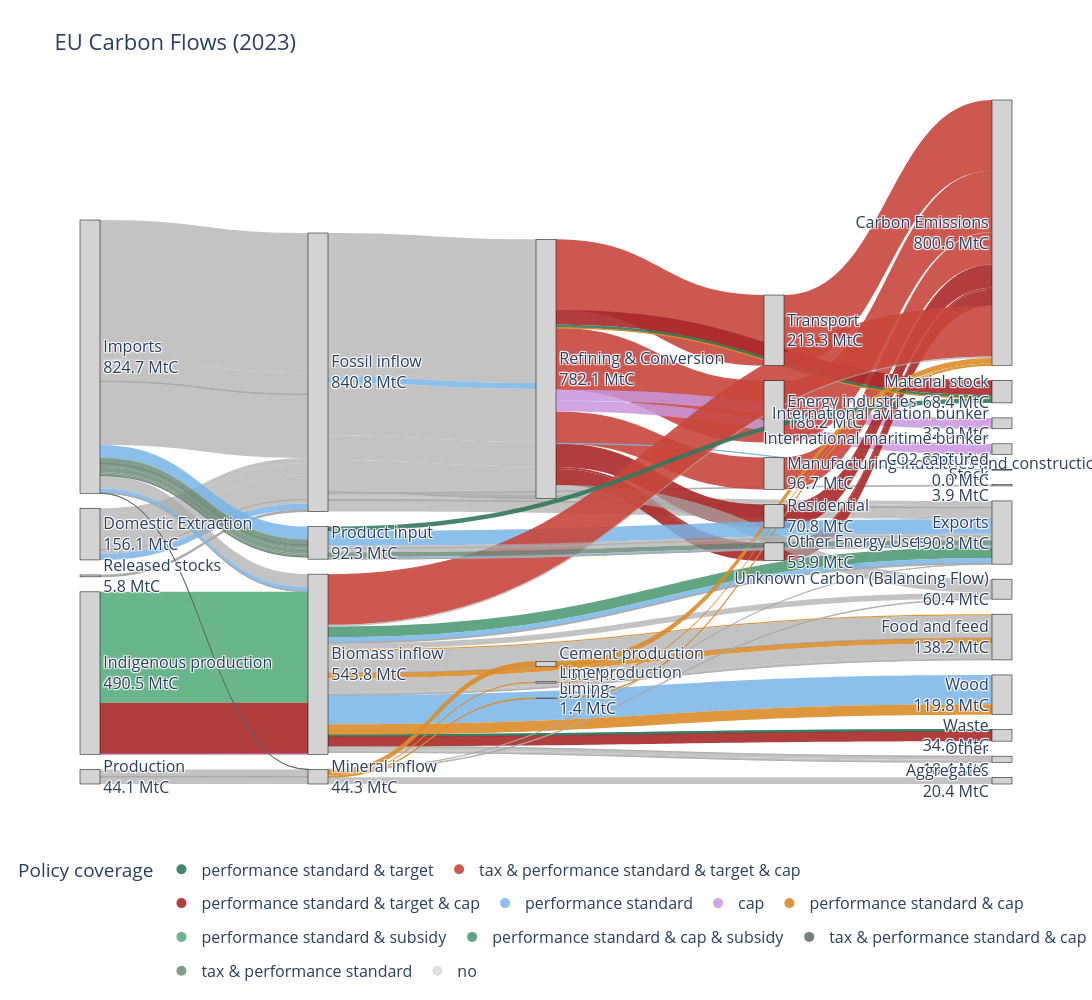

The notebook cell saved with this chart:
### Code cell
# Load the CSV
df_combined = pd.read_csv("/Users/charlottewestenberg/Thesis/00data/from_excel/total sankey - policy cov.csv")

# create unique node list
all_nodes = pd.concat([df_combined["Source"], df_combined["Target"]]).unique()
node_dict = {node: i for i, node in enumerate(all_nodes)}

# map to numeric IDs
df_combined["source_id"] = df_combined["Source"].map(node_dict)
df_combined["target_id"] = df_combined["Target"].map(node_dict)

policy_type = {
    "performance standard & target":            "rgba(50, 120, 95, 0.9)",     # dark green (anchor)
    "tax & performance standard & target & cap": "rgba(200, 70, 60, 0.9)",   # dark warm red
    "performance standard & target & cap":      "rgba(170, 40, 40, 0.9)",     # darkest red
    "performance standard":                     "rgba(120, 180, 230, 0.85)",  # light blue (clearly lighter)
    "cap":                                      "rgba(200, 150, 220, 0.85)",  # light purple
    "performance standard & cap":               "rgba(220, 140, 40, 0.9)",    # strong orange (mid tone)
    "performance standard & subsidy":           "rgba(80, 170, 120, 0.85)",   # mid green (lighter than anchor)
    "performance standard & cap & subsidy":     "rgba(70, 150, 110, 0.85)",   # slightly darker than above
    "tax & performance standard & cap":         "rgba(90, 110, 100, 0.85)",   # muted darker grey-green (distinct!)
    "tax & performance standard":               "rgba(110, 140, 120, 0.85)",  # lighter grey-green
    "no": "rgba(200, 200, 200, 0.6)",   # light grey (clearly lowest)
}

df_combined["color"] = df_combined["policy_type"].map(policy_type).fillna("rgba(170, 170, 170, 0.7)")

#calculate outflows per source and target nodes
source_totals = df_combined.groupby("Source")["Value_tC"].sum()
node_inflow = df_combined.groupby("Target")["Value_tC"].sum()

labels_with_values = []
for node in all_nodes:
    inflow = node_inflow.get(node, 0)
    outflow = source_totals.get(node, 0)
    # choose what to display
    value = inflow if inflow > 0 else outflow
    if value > 0:
        labels_with_values.append(f"{node}<br>{value/1e6:.1f} MtC")
    else:
        labels_with_values.append(node)

fig = go.Figure(data=[go.Sankey(
    
    node=dict(
        pad=15,
        thickness=20,
        line=dict(color="black", width=0.5),
        label=labels_with_values,
        color="lightgrey"
    ),

    link=dict(
        source=df_combined["source_id"],
        target=df_combined["target_id"],
        value=df_combined["Value_tC"],
        color=df_combined["color"]
    )
)])

for policy, color in policy_type.items():
    fig.add_trace(go.Scatter(
        x=[None],
        y=[None],
        mode='markers',
        marker=dict(size=10, color=color),
        legendgroup=policy,
        showlegend=True,
        name=policy
    ))

fig.update_layout(
    title_text="EU Carbon Flows (2023)",
    font_size=16,
    width=1600,
    height=1000,
    showlegend=True,
    legend=dict(
        title="Policy coverage",
        orientation="h",
        y=-0.1
    ),
    xaxis=dict(visible=False),
    yaxis=dict(visible=False),
    plot_bgcolor="white",
    paper_bgcolor="white"
)

fig.show()

### Figure 1 — Plotly figure (JSON) as saved in the notebook; plotly's stock layout.template omitted (floating-point values rounded to 4 significant figures)
{"data": [{"link": {"color": ["rgba(170, 170, 170, 0.7)", "rgba(170, 170, 170, 0.7)", "rgba(170, 170, 170, 0.7)", "rgba(170, 170, 170, 0.7)", "rgba(170, 170, 170, 0.7)", "rgba(170, 170, 170, 0.7)", "rgba(170, 170, 170, 0.7)", "rgba(170, 170, 170, 0.7)", "rgba(170, 170, 170, 0.7)", "rgba(170, 170, 170, 0.7)", "rgba(120, 180, 230, 0.85)", "rgba(170, 170, 170, 0.7)", "rgba(170, 170, 170, 0.7)", "rgba(170, 170, 170, 0.7)", "rgba(170, 170, 170, 0.7)", "rgba(170, 170, 170, 0.7)", "rgba(170, 170, 170, 0.7)", "rgba(170, 170, 170, 0.7)", "rgba(170, 170, 170, 0.7)", "rgba(170, 170, 170, 0.7)", "rgba(170, 170, 170, 0.7)", "rgba(170, 170, 170, 0.7)", "rgba(170, 170, 170, 0.7)", "rgba(120, 180, 230, 0.85)", "rgba(170, 170, 170, 0.7)", "rgba(170, 170, 170, 0.7)", "rgba(170, 170, 170, 0.7)", "rgba(170, 170, 170, 0.7)", "rgba(170, 40, 40, 0.9)", "rgba(200, 70, 60, 0.9)", "rgba(200, 70, 60, 0.9)", "rgba(200, 70, 60, 0.9)", "rgba(170, 40, 40, 0.9)", "rgba(170, 40, 40, 0.9)", "rgba(200, 150, 220, 0.85)", "rgba(200, 150, 220, 0.85)", "rgba(120, 180, 230, 0.85)", "rgba(170, 40, 40, 0.9)", "rgba(200, 70, 60, 0.9)", "rgba(200, 70, 60, 0.9)", "rgba(200, 70, 60, 0.9)", "rgba(170, 40, 40, 0.9)", "rgba(170, 40, 40, 0.9)", "rgba(170, 40, 40, 0.9)", "rgba(50, 120, 95, 0.9)", "rgba(220, 140, 40, 0.9)", "rgba(170, 170, 170, 0.7)", "rgba(80, 170, 120, 0.85)", "rgba(170, 40, 40, 0.9)", "rgba(200, 150, 220, 0.85)", "rgba(170, 170, 170, 0.7)", "rgba(120, 180, 230, 0.85)", "rgba(170, 170, 170, 0.7)", "rgba(170, 170, 170, 0.7)", "rgba(120, 180, 230, 0.85)", "rgba(70, 150, 110, 0.85)", "rgba(120, 180, 230, 0.85)", "rgba(170, 170, 170, 0.7)", "rgba(170, 170, 170, 0.7)", "rgba(120, 180, 230, 0.85)", "rgba(220, 140, 40, 0.9)", "rgba(170, 170, 170, 0.7)", "rgba(170, 170, 170, 0.7)", "rgba(170, 170, 170, 0.7)", "rgba(220, 140, 40, 0.9)", "rgba(170, 170, 170, 0.7)", "rgba(170, 170, 170, 0.7)", "rgba(170, 170, 170, 0.7)", "rgba(50, 120, 95, 0.9)", "rgba(50, 120, 95, 0.9)", "rgba(50, 120, 95, 0.9)", "rgba(170, 170, 170, 0.7)", "rgba(170, 170, 170, 0.7)", "rgba(170, 170, 170, 0.7)", "rgba(170, 170, 170, 0.7)", "rgba(200, 70, 60, 0.9)", "rgba(120, 180, 230, 0.85)", "rgba(220, 140, 40, 0.9)", "rgba(170, 40, 40, 0.9)", "rgba(170, 170, 170, 0.7)", "rgba(170, 170, 170, 0.7)", "rgba(170, 170, 170, 0.7)", "rgba(170, 170, 170, 0.7)", "rgba(170, 170, 170, 0.7)", "rgba(170, 170, 170, 0.7)", "rgba(90, 110, 100, 0.85)", "rgba(220, 140, 40, 0.9)", "rgba(220, 140, 40, 0.9)", "rgba(220, 140, 40, 0.9)", "rgba(170, 170, 170, 0.7)", "rgba(170, 170, 170, 0.7)", "rgba(220, 140, 40, 0.9)", "rgba(220, 140, 40, 0.9)", "rgba(220, 140, 40, 0.9)", "rgba(170, 170, 170, 0.7)", "rgba(110, 140, 120, 0.85)", "rgba(110, 140, 120, 0.85)", "rgba(110, 140, 120, 0.85)", "rgba(110, 140, 120, 0.85)", "rgba(110, 140, 120, 0.85)", "rgba(110, 140, 120, 0.85)", "rgba(110, 140, 120, 0.85)", "rgba(170, 170, 170, 0.7)", "rgba(170, 170, 170, 0.7)", "rgba(170, 170, 170, 0.7)", "rgba(110, 140, 120, 0.85)", "rgba(120, 180, 230, 0.85)", "rgba(170, 170, 170, 0.7)", "rgba(170, 170, 170, 0.7)", "rgba(50, 120, 95, 0.9)"], "source": [0, 0, 0, 0, 0, 1, 1, 1, 1, 1, 1, 2, 2, 2, 2, 2, 3, 3, 3, 3, 2, 2, 2, 2, 2, 2, 2, 2, 4, 4, 4, 4, 4, 4, 4, 4, 4, 5, 6, 7, 8, 9, 5, 4, 4, 4, 4, 10, 10, 10, 0, 0, 0, 0, 0, 11, 11, 11, 11, 12, 11, 11, 11, 11, 11, 11, 11, 11, 11, 11, 11, 11, 11, 11, 11, 11, 11, 11, 11, 11, 11, 13, 13, 13, 13, 0, 14, 14, 14, 14, 14, 15, 16, 17, 14, 0, 0, 0, 0, 0, 0, 0, 12, 12, 12, 12, 12, 12, 12, 12], "target": [2, 2, 2, 2, 2, 2, 2, 2, 2, 2, 2, 18, 18, 18, 18, 18, 2, 2, 2, 2, 19, 19, 4, 4, 4, 4, 4, 4, 5, 6, 7, 8, 9, 5, 20, 21, 22, 23, 23, 23, 23, 23, 23, 24, 24, 24, 25, 11, 11, 11, 11, 11, 11, 11, 12, 18, 18, 18, 18, 18, 26, 26, 26, 26, 26, 26, 26, 26, 27, 27, 27, 28, 28, 28, 28, 23, 29, 29, 27, 23, 25, 14, 14, 14, 14, 14, 15, 16, 17, 30, 18, 23, 23, 23, 25, 12, 12, 12, 12, 12, 12, 12, 18, 18, 18, 18, 18, 18, 18, 24], "value": [420500000.0, 66170000.0, 516500.0, 22480.0, 191600000.0, 16120000.0, 35600000.0, 73770000.0, 538800.0, 11340000.0, 18750000.0, 12190000.0, 7369000.0, 892100.0, 8079.0, 34310000.0, 2506000.0, 830400.0, 1157000.0, 1262000.0, 3420000.0, 442300.0, 433500000.0, 18750000.0, 158600000.0, 74230000.0, 96910000.0, 110900.0, 5595000.0, 213300000.0, 96750000.0, 186200000.0, 70800000.0, 48340000.0, 32930000.0, 32660000.0, 14000.0, 5595000.0, 213300000.0, 96750000.0, 186200000.0, 70800000.0, 48340000.0, 44460000.0, 9365000.0, 911500.0, 40820000.0, 335200000.0, 154800000.0, 575000.0, 39370000.0, 12500000.0, 707400.0, 680800.0, 38400000.0, 32500000.0, 16310000.0, 227900.0, 1997000.0, 44430000.0, 3693000.0, 68410000.0, 369600.0, 191400.0, 15000000.0, 42010000.0, 7208000.0, 1328000.0, 129500.0, 5258000.0, 19930.0, 510000.0, 10930000.0, 6991000.0, 2860.0, 153100000.0, 88420000.0, 31370000.0, 29350000.0, 4808000.0, 17660000.0, 21080000.0, 731900.0, 1943000.0, 20360000.0, 224800.0, 16520000.0, 3854000.0, 1404000.0, 20360000.0, 272000.0, 16520000.0, 3854000.0, 1404000.0, 1927000.0, 17580000.0, 184700.0, 10200000.0, 15050000.0, 4831000.0, 4797000.0, 1245000.0, 7479000.0, 546100.0, 11470000.0, 14640000.0, 3931000.0, 1843000.0, 370600.0, 13620000.0]}, "node": {"color": "lightgrey", "label": ["Imports<br>824.7 MtC", "Domestic Extraction<br>156.1 MtC", "Fossil inflow<br>840.8 MtC", "Released stocks<br>5.8 MtC", "Refining & Conversion<br>782.1 MtC", "Other Energy Uses<br>53.9 MtC", "Transport<br>213.3 MtC", "Manufacturing industries and construction<br>96.7 MtC", "Energy industries<br>186.2 MtC", "Residential<br>70.8 MtC", "Indigenous production<br>490.5 MtC", "Biomass inflow<br>543.8 MtC", "Product input<br>92.3 MtC", "Production<br>44.1 MtC", "Mineral inflow<br>44.3 MtC", "Cement production<br>16.5 MtC", "Lime production<br>3.9 MtC", "Liming<br>1.4 MtC", "Exports<br>190.8 MtC", "Stock<br>3.9 MtC", "International aviation bunker<br>32.9 MtC", "International maritime bunker<br>32.7 MtC", "CO2 captured<br>0.0 MtC", "Carbon Emissions<br>800.6 MtC", "Material stock<br>68.4 MtC", "Unknown Carbon (Balancing Flow)<br>60.4 MtC", "Food and feed<br>138.2 MtC", "Waste<br>34.8 MtC", "Other<br>18.4 MtC", "Wood<br>119.8 MtC", "Aggregates<br>20.4 MtC"], "line": {"color": "black", "width": 0.5}, "pad": 15, "thickness": 20}, "type": "sankey"}, {"legendgroup": "performance standard & target", "marker": {"color": "rgba(50, 120, 95, 0.9)", "size": 10}, "mode": "markers", "name": "performance standard & target", "showlegend": true, "type": "scatter", "x": [null], "y": [null]}, {"legendgroup": "tax & performance standard & target & cap", "marker": {"color": "rgba(200, 70, 60, 0.9)", "size": 10}, "mode": "markers", "name": "tax & performance standard & target & cap", "showlegend": true, "type": "scatter", "x": [null], "y": [null]}, {"legendgroup": "performance standard & target & cap", "marker": {"color": "rgba(170, 40, 40, 0.9)", "size": 10}, "mode": "markers", "name": "performance standard & target & cap", "showlegend": true, "type": "scatter", "x": [null], "y": [null]}, {"legendgroup": "performance standard", "marker": {"color": "rgba(120, 180, 230, 0.85)", "size": 10}, "mode": "markers", "name": "performance standard", "showlegend": true, "type": "scatter", "x": [null], "y": [null]}, {"legendgroup": "cap", "marker": {"color": "rgba(200, 150, 220, 0.85)", "size": 10}, "mode": "markers", "name": "cap", "showlegend": true, "type": "scatter", "x": [null], "y": [null]}, {"legendgroup": "performance standard & cap", "marker": {"color": "rgba(220, 140, 40, 0.9)", "size": 10}, "mode": "markers", "name": "performance standard & cap", "showlegend": true, "type": "scatter", "x": [null], "y": [null]}, {"legendgroup": "performance standard & subsidy", "marker": {"color": "rgba(80, 170, 120, 0.85)", "size": 10}, "mode": "markers", "name": "performance standard & subsidy", "showlegend": true, "type": "scatter", "x": [null], "y": [null]}, {"legendgroup": "performance standard & cap & subsidy", "marker": {"color": "rgba(70, 150, 110, 0.85)", "size": 10}, "mode": "markers", "name": "performance standard & cap & subsidy", "showlegend": true, "type": "scatter", "x": [null], "y": [null]}, {"legendgroup": "tax & performance standard & cap", "marker": {"color": "rgba(90, 110, 100, 0.85)", "size": 10}, "mode": "markers", "name": "tax & performance standard & cap", "showlegend": true, "type": "scatter", "x": [null], "y": [null]}, {"legendgroup": "tax & performance standard", "marker": {"color": "rgba(110, 140, 120, 0.85)", "size": 10}, "mode": "markers", "name": "tax & performance standard", "showlegend": true, "type": "scatter", "x": [null], "y": [null]}, {"legendgroup": "no", "marker": {"color": "rgba(200, 200, 200, 0.6)", "size": 10}, "mode": "markers", "name": "no", "showlegend": true, "type": "scatter", "x": [null], "y": [null]}], "layout": {"font": {"size": 16}, "height": 1000, "legend": {"orientation": "h", "title": {"text": "Policy coverage"}, "y": -0.1}, "paper_bgcolor": "white", "plot_bgcolor": "white", "showlegend": true, "title": {"text": "EU Carbon Flows (2023)"}, "width": 1600, "xaxis": {"visible": false}, "yaxis": {"visible": false}}}
